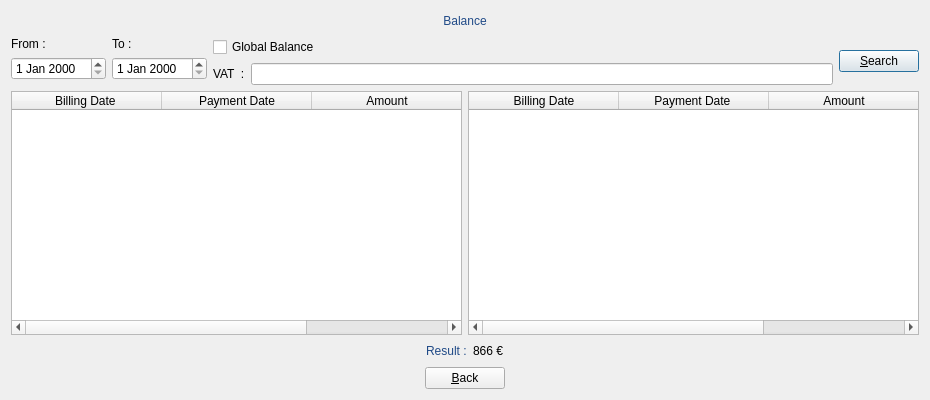
<?xml version="1.0" encoding="UTF-8"?>
<ui version="4.0">
 <class>DialogBalances</class>
 <widget class="QDialog" name="DialogBalances">
  <property name="geometry">
   <rect>
    <x>0</x>
    <y>0</y>
    <width>930</width>
    <height>400</height>
   </rect>
  </property>
  <property name="minimumSize">
   <size>
    <width>0</width>
    <height>400</height>
   </size>
  </property>
  <property name="windowTitle">
   <string>manageBill Balance</string>
  </property>
  <property name="windowIcon">
   <iconset resource="icon.qrc">
    <normaloff>:/icon/image/receipt16.png</normaloff>:/icon/image/receipt16.png</iconset>
  </property>
  <property name="styleSheet">
   <string notr="true"/>
  </property>
  <layout class="QGridLayout" name="gridLayout_6">
   <item row="0" column="0">
    <layout class="QGridLayout" name="gridLayout">
     <item row="0" column="3">
      <spacer name="horizontalSpacer_2">
       <property name="orientation">
        <enum>Qt::Horizontal</enum>
       </property>
       <property name="sizeHint" stdset="0">
        <size>
         <width>40</width>
         <height>20</height>
        </size>
       </property>
      </spacer>
     </item>
     <item row="0" column="1">
      <widget class="QLabel" name="labelTitle">
       <property name="styleSheet">
        <string notr="true">color:rgb(32, 74, 135);
font: 75 15pt &quot;URW Palladio L&quot;;</string>
       </property>
       <property name="text">
        <string>&lt;html&gt;&lt;head/&gt;&lt;body&gt;&lt;p align=&quot;center&quot;&gt;Balance&lt;/p&gt;&lt;/body&gt;&lt;/html&gt;</string>
       </property>
      </widget>
     </item>
     <item row="0" column="0">
      <spacer name="horizontalSpacer">
       <property name="orientation">
        <enum>Qt::Horizontal</enum>
       </property>
       <property name="sizeHint" stdset="0">
        <size>
         <width>40</width>
         <height>20</height>
        </size>
       </property>
      </spacer>
     </item>
    </layout>
   </item>
   <item row="1" column="0">
    <layout class="QGridLayout" name="gridLayout_3">
     <item row="0" column="1">
      <layout class="QFormLayout" name="formLayout_2">
       <item row="0" column="0">
        <widget class="QLabel" name="labelTo">
         <property name="styleSheet">
          <string notr="true">font: 75 13pt &quot;URW Palladio L&quot;;</string>
         </property>
         <property name="text">
          <string>To :</string>
         </property>
        </widget>
       </item>
       <item row="1" column="0">
        <widget class="QDateEdit" name="dateEdit_2"/>
       </item>
      </layout>
     </item>
     <item row="0" column="3">
      <widget class="QPushButton" name="pushButtonOk">
       <property name="styleSheet">
        <string notr="true">font: 75 13pt &quot;URW Palladio L&quot;;</string>
       </property>
       <property name="text">
        <string>&amp;Search</string>
       </property>
       <property name="icon">
        <iconset resource="icon.qrc">
         <normaloff>:/icon/image/check24.png</normaloff>:/icon/image/check24.png</iconset>
       </property>
       <property name="iconSize">
        <size>
         <width>24</width>
         <height>24</height>
        </size>
       </property>
      </widget>
     </item>
     <item row="0" column="0">
      <layout class="QFormLayout" name="formLayout">
       <item row="0" column="0">
        <widget class="QLabel" name="labelFrom">
         <property name="styleSheet">
          <string notr="true">font: 75 13pt &quot;URW Palladio L&quot;;</string>
         </property>
         <property name="text">
          <string>From :</string>
         </property>
        </widget>
       </item>
       <item row="1" column="0">
        <widget class="QDateEdit" name="dateEdit"/>
       </item>
      </layout>
     </item>
     <item row="0" column="2">
      <layout class="QFormLayout" name="formLayout_3">
       <item row="1" column="0">
        <widget class="QLabel" name="labelVAT">
         <property name="styleSheet">
          <string notr="true">font: 75 13pt &quot;URW Palladio L&quot;;</string>
         </property>
         <property name="text">
          <string>VAT  :</string>
         </property>
        </widget>
       </item>
       <item row="1" column="1">
        <widget class="QLineEdit" name="lineEditVAT"/>
       </item>
       <item row="0" column="0" colspan="2">
        <widget class="QCheckBox" name="checkBoxGlobal">
         <property name="styleSheet">
          <string notr="true">font: 75 13pt &quot;URW Palladio L&quot;;</string>
         </property>
         <property name="text">
          <string>Global Balance</string>
         </property>
        </widget>
       </item>
      </layout>
     </item>
    </layout>
   </item>
   <item row="2" column="0">
    <layout class="QGridLayout" name="gridLayout_4">
     <item row="0" column="0">
      <widget class="QTableWidget" name="tableWidget">
       <property name="sizeAdjustPolicy">
        <enum>QAbstractScrollArea::AdjustToContents</enum>
       </property>
       <attribute name="horizontalHeaderDefaultSectionSize">
        <number>150</number>
       </attribute>
       <column>
        <property name="text">
         <string>Billing Date </string>
        </property>
       </column>
       <column>
        <property name="text">
         <string>Payment Date</string>
        </property>
       </column>
       <column>
        <property name="text">
         <string>Amount</string>
        </property>
       </column>
      </widget>
     </item>
     <item row="0" column="1">
      <widget class="QTableWidget" name="tableWidget_2">
       <property name="sizeAdjustPolicy">
        <enum>QAbstractScrollArea::AdjustToContents</enum>
       </property>
       <attribute name="horizontalHeaderDefaultSectionSize">
        <number>150</number>
       </attribute>
       <column>
        <property name="text">
         <string>Billing Date</string>
        </property>
       </column>
       <column>
        <property name="text">
         <string>Payment Date </string>
        </property>
       </column>
       <column>
        <property name="text">
         <string>Amount</string>
        </property>
       </column>
      </widget>
     </item>
    </layout>
   </item>
   <item row="3" column="0">
    <layout class="QGridLayout" name="gridLayout_2">
     <item row="0" column="1">
      <widget class="QLabel" name="labelR">
       <property name="styleSheet">
        <string notr="true">color: rgb(32, 74, 135);
font: 75 16pt &quot;URW Palladio L&quot;;</string>
       </property>
       <property name="text">
        <string>Result :</string>
       </property>
      </widget>
     </item>
     <item row="0" column="2">
      <widget class="QLabel" name="labelResult">
       <property name="styleSheet">
        <string notr="true">font: 75 21pt &quot;URW Palladio L&quot;;</string>
       </property>
       <property name="text">
        <string>866 €</string>
       </property>
      </widget>
     </item>
     <item row="0" column="3">
      <spacer name="horizontalSpacer_4">
       <property name="orientation">
        <enum>Qt::Horizontal</enum>
       </property>
       <property name="sizeHint" stdset="0">
        <size>
         <width>40</width>
         <height>20</height>
        </size>
       </property>
      </spacer>
     </item>
     <item row="0" column="0">
      <spacer name="horizontalSpacer_3">
       <property name="orientation">
        <enum>Qt::Horizontal</enum>
       </property>
       <property name="sizeHint" stdset="0">
        <size>
         <width>40</width>
         <height>20</height>
        </size>
       </property>
      </spacer>
     </item>
    </layout>
   </item>
   <item row="4" column="0">
    <layout class="QGridLayout" name="gridLayout_5">
     <item row="0" column="0">
      <spacer name="horizontalSpacer_6">
       <property name="orientation">
        <enum>Qt::Horizontal</enum>
       </property>
       <property name="sizeHint" stdset="0">
        <size>
         <width>40</width>
         <height>20</height>
        </size>
       </property>
      </spacer>
     </item>
     <item row="0" column="1">
      <widget class="QPushButton" name="pushButtonBack">
       <property name="text">
        <string>&amp;Back</string>
       </property>
       <property name="icon">
        <iconset resource="icon.qrc">
         <normaloff>:/icon/image/undo24.png</normaloff>:/icon/image/undo24.png</iconset>
       </property>
       <property name="iconSize">
        <size>
         <width>24</width>
         <height>24</height>
        </size>
       </property>
      </widget>
     </item>
     <item row="0" column="2">
      <spacer name="horizontalSpacer_5">
       <property name="orientation">
        <enum>Qt::Horizontal</enum>
       </property>
       <property name="sizeHint" stdset="0">
        <size>
         <width>40</width>
         <height>20</height>
        </size>
       </property>
      </spacer>
     </item>
    </layout>
   </item>
  </layout>
  <widget class="QLabel" name="label">
   <property name="geometry">
    <rect>
     <x>460</x>
     <y>78</y>
     <width>16</width>
     <height>17</height>
    </rect>
   </property>
   <property name="text">
    <string/>
   </property>
  </widget>
 </widget>
 <resources>
  <include location="icon.qrc"/>
 </resources>
 <connections/>
</ui>
